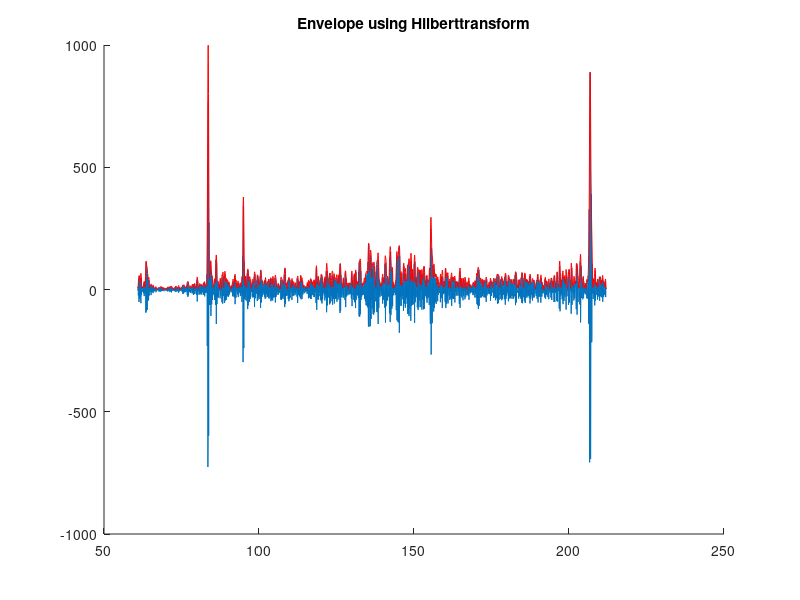
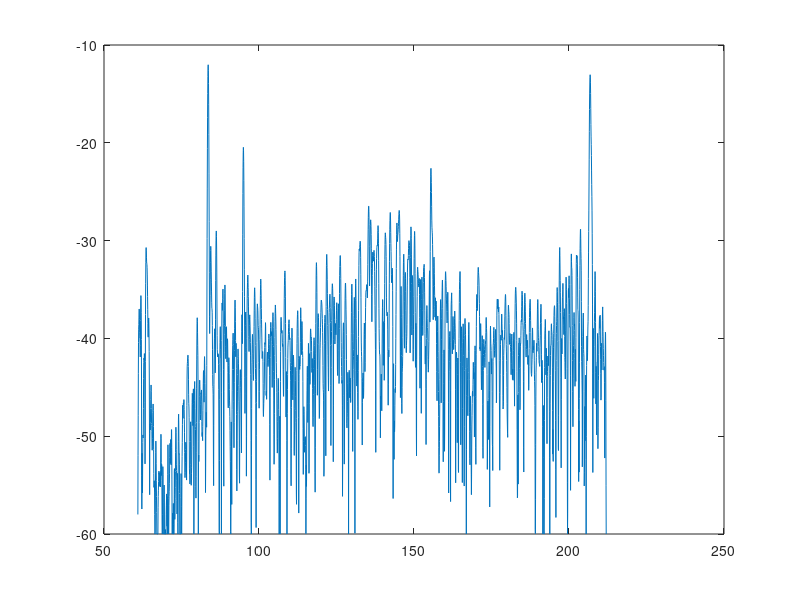

The MATLAB script that drew these images, in order: (Note: this script raises an error after producing the figures.)
%% Exercise 1: Ultrasound image display
% Demonstration of signal processing involved in ultrasound image display. This includes finding the enveloped through a Hilbert transform, compressing the data, and making the image interpolation. It also show how serveral frames can be combined into one movie.
% Exercise from http://bme.elektro.dtu.dk/31545/?exercises/exercise1/exercise1.html
% Assumes that the field_init routine has been run

clc; close all; clear all;

%% Initilizing
load rf_data_phantom;
RFdata = double(RFdata);

depth = start_of_data + ((0:size(RFdata,1)-1)*c_sound)/(2*fs);

%% Evelope and compression

env = abs(hilbert(RFdata));

figure
hold on
plot(depth*1000,RFdata(:,140))
plot(depth*1000,env(:,140),'r')
title('Envelope using Hilberttransform')

env_dB = 20*log10(env/max(max(env)));
env_dB = (env_dB+60).*(env_dB>-60)-60;

figure
plot(depth*1000,env_dB(:,140))

env_grey = 127*(env_dB+60)/60;

%% Interpolation

image_size = [depth(end),depth(end)];
delta_r = c_sound/(2*fs);
make_tables(start_of_data,image_size,...
    start_of_data,delta_r,size(RFdata,1),...
    start_angle,angle,size(RFdata,2),...
    1,400,400);
img_data = make_interpolation(uint32(env_dB));

imagesc(img_data,gray(128))
